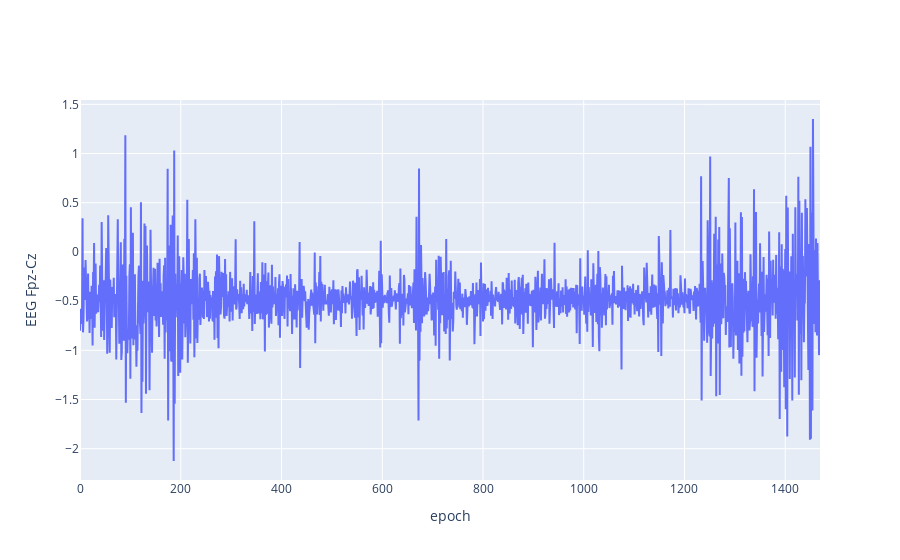

Notebook cell for this chart:
### Code cell
go.Figure(
    data=[
        go.Scatter(x=epoch_grouped_df["epoch"], y=epoch_grouped_df["EEG Fpz-Cz"]),
    ],
    layout=go.Layout(
        yaxis=dict(title="EEG Fpz-Cz"),
        xaxis=dict(title="epoch"),
    )
)

### Figure 1 — Plotly figure (JSON) as saved in the notebook; plotly's stock layout.template omitted (floating-point values rounded to 4 significant figures; data arrays with more than 128 entries replaced by an {"elided": "..."} marker saying what was removed)
{"data": [{"type": "scatter", "x": {"elided": "1470 int values"}, "y": {"elided": "1470 float values"}}], "layout": {"xaxis": {"title": {"text": "epoch"}}, "yaxis": {"title": {"text": "EEG Fpz-Cz"}}}}
